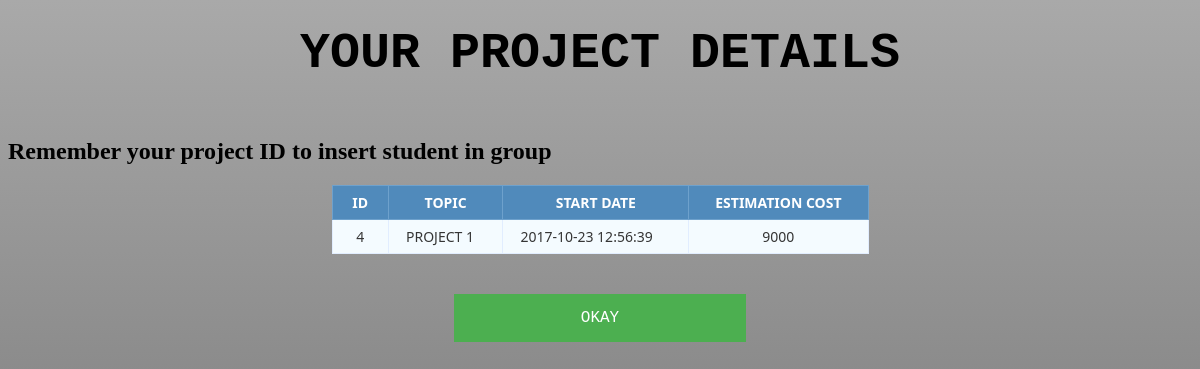
Screenshot of /kcc.php with the database file from the repository.
### tables this page shows
CREATE TABLE IF NOT EXISTS `projects` (
  `ID` int(11) NOT NULL AUTO_INCREMENT,
  `TOPIC` varchar(50) DEFAULT NULL,
  `STAFF_ID` int(50) DEFAULT NULL,
  `START_DATE` datetime DEFAULT NULL,
  `ESTIMATION_COST` int(11) DEFAULT NULL,
  `STATUS` int(1) NOT NULL DEFAULT '0',
  `ACTUAL_COST` int(11) DEFAULT NULL,
  `END_DATE` datetime DEFAULT NULL,
  PRIMARY KEY (`ID`)
);

### kcc.php (the view, shortened to what this page needs)
<html>
<body class="grad">
<link rel="stylesheet" href="style.css">
<?php
$sql = 'SELECT * FROM projects ORDER BY id DESC LIMIT 1;';
$query = mysql_query($sql);
?>
<h1 style=" font-family: monospace; font-size: 50px;" align="center"> Your Project Details</h1><br><br>
<h2>Remember your project ID to insert student in group</h2>
<table class="data-table" >
		<thead>
			<tr>
				<th>ID</th>
				<th>TOPIC</th>
                <th>START DATE</th>
				<th>ESTIMATION COST</th>
			</tr>
		</thead>
		<tbody>
		<?php
		$row = mysql_fetch_array($query);
					echo '<tr>
					<td>'.$row['ID'].'</td>
					<td>'.$row['TOPIC'].'</td>
					<td>'.$row['START_DATE'].'</td>
					<td>'.$row['ESTIMATION_COST'].'</td>
					</tr>';
		?>
		</tbody>
	</table>
	<center>
		<br>
		<br>
	<a href="addstd.php"><input type="button"  class="buttons" value="OKAY"></a>
    </center>
</body>
</html>

### style.css (style rules this page uses)
.grad { background: linear-gradient(to bottom,darkgray,dimgray); }
.buttons { background-color: #4CAF50; border: none; font-family: monospace; color: white; padding: 15px 127px; text-align: center; text-decoration: none; display: inline-block; font-size: 16px; margin: 4px 2px; cursor: pointer; }
table { margin: auto; font-family: "Lucida Sans Unicode", "Lucida Grande", "Segoe Ui"; font-size: 12px; }
h1 { margin: 25px auto 0; text-align: center; text-transform: uppercase; font-size: 17px; }
table td { align-content: center; transition: all .5s; }
.data-table { border-collapse: collapse; font-size: 14px; min-width: 537px; }
.data-table th, .data-table td { border: 1px solid #e1edff; padding: 7px 17px; }
.data-table thead th { background-color: #508abb; color: #FFFFFF; border-color: #6ea1cc !important; text-transform: uppercase; }
.data-table tbody td { color: #353535; }
.data-table tbody td:first-child, .data-table tbody td:nth-child(4), .data-table tbody td:last-child { text-align: center; }
.data-table tbody tr:nth-child(odd) td { background-color: #f4fbff; }

### rows the page displays
projects: ID "4", TOPIC "PROJECT 1", START_DATE "2017-10-23 12:56:39", ESTIMATION_COST "9000"
